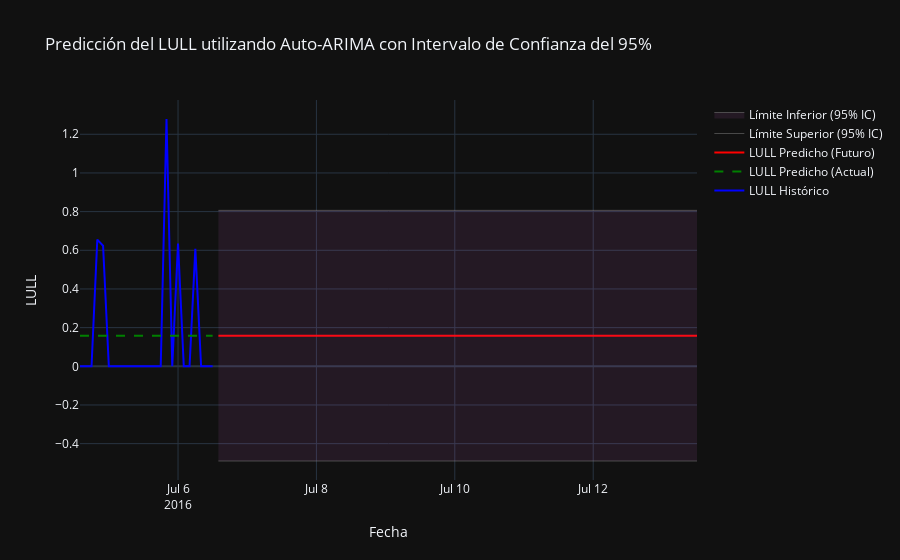

The code cell stored with this chart in its notebook:
### Code cell
import numpy as np
import pandas as pd
import plotly.graph_objects as go
from pmdarima import auto_arima  # Importamos auto_arima
from statsmodels.tsa.stattools import adfuller
from sklearn.metrics import mean_squared_error
from math import sqrt
import warnings
warnings.filterwarnings("ignore")
from datetime import datetime, timedelta

# Cargar datos
data = pd.read_csv("https://huggingface.co/datasets/pkr7098/time-series-forecasting-datasets/resolve/main/ETTh2.csv")
data['date'] = pd.to_datetime(data['date'])
data = data.head(168)
data.set_index('date', inplace=True)
data_2h = data.resample('2H').mean()
hull_data = data_2h[['LULL']].dropna()  # Usamos LULL como en el código anterior

# Split the data into training and test sets (80% train, 20% test)
total_rows = len(hull_data)
train_size = int(total_rows * 0.8)
test_size = total_rows - train_size
train = hull_data['LULL'][:train_size]
test = hull_data['LULL'][train_size:]

# Stationarity Testing (Dickey-Fuller)
def dickey_fuller_test(series, column_name):
    print(f'Resultados de la prueba de Dickey-Fuller para columna: {column_name}')
    dftest = adfuller(series, autolag='AIC')
    dfoutput = pd.Series(dftest[0:4], index=['Test Statistic', 'p-value', 'No Lags Used', 'Número de observaciones utilizadas'])
    for key, value in dftest[4].items():
        dfoutput[f'Critical Value ({key})'] = value
    print(dfoutput)
    if dftest[1] <= 0.05:
        print("Conclusión: Los datos son estacionarios")
    else:
        print("Conclusión: Los datos no son estacionarios")
    return dftest[1]

# Get p-value from test
p_value = dickey_fuller_test(train, "LULL")

# Use the last two days (24 points at 2-hour intervals) for modeling
last_two_days = train[-24:]

# Fit auto_arima model - Optimiza automáticamente p, d, q
model = auto_arima(last_two_days, 
                   seasonal=False,  # No asumimos estacionalidad
                   start_p=0, start_q=0, max_p=5, max_q=5,  # Límites para p y q
                   d=None,  # Deja que auto_arima determine d, pero sabemos que es estacionaria
                   trace=True,  # Muestra el proceso de selección
                   error_action='ignore', 
                   suppress_warnings=True)
model_fit = model.fit(last_two_days)

# Forecast for one week (7 days = 7 * 12 = 84 data points at 2-hour intervals)
forecast_steps = 84
forecast = model.predict(n_periods=forecast_steps)

# Confidence intervals from the fitted model
forecast_obj = model_fit.predict(n_periods=forecast_steps, return_conf_int=True)
forecast, conf_int = forecast_obj[0], forecast_obj[1]
ci_lower = conf_int[:, 0]  # Límite inferior
ci_upper = conf_int[:, 1]  # Límite superior

# Create a date range for the forecast
last_date = last_two_days.index[-1]
forecast_dates = pd.date_range(start=last_date + timedelta(hours=2), periods=forecast_steps, freq='2H')

# Create a DataFrame for the forecast with confidence intervals
forecast_ci_df = pd.DataFrame({
    'LULL_Predicho': forecast,
    'CI_Lower': ci_lower,
    'CI_Upper': ci_upper
}, index=forecast_dates)

# Combine historical and forecast data
historical_pred_df = pd.DataFrame({
    'LULL_Historico': last_two_days,
    'LULL_Predicho': model.predict_in_sample()  # Predicciones en la muestra
})

combined_df = pd.concat([historical_pred_df, forecast_ci_df], axis=0)

# Visualize the results
fig = go.Figure()

# Add historical values
fig.add_trace(go.Scatter(
    x=combined_df.index,
    y=combined_df['LULL_Historico'],
    mode='lines',
    name='LULL Histórico',
    line=dict(color='blue')
))

# Add predicted values for historical data
fig.add_trace(go.Scatter(
    x=combined_df.index[:len(last_two_days)],
    y=combined_df['LULL_Predicho'][:len(last_two_days)],
    mode='lines',
    name='LULL Predicho (Actual)',
    line=dict(color='green', dash='dash')
))

# Add future forecast
fig.add_trace(go.Scatter(
    x=forecast_ci_df.index,
    y=forecast_ci_df['LULL_Predicho'],
    mode='lines',
    name='LULL Predicho (Futuro)',
    line=dict(color='red')
))

# Add 95% confidence interval
fig.add_trace(go.Scatter(
    x=forecast_ci_df.index,
    y=forecast_ci_df['CI_Upper'],
    mode='lines',
    name='Límite Superior (95% IC)',
    line=dict(color='gray', width=0.5)
))

fig.add_trace(go.Scatter(
    x=forecast_ci_df.index,
    y=forecast_ci_df['CI_Lower'],
    mode='lines',
    name='Límite Inferior (95% IC)',
    line=dict(color='gray', width=0.5),
    fill='tonexty',
    fillcolor='rgba(200, 100, 200, 0.1)'
))

# Customize the plot
fig.update_layout(
    title='Predicción del LULL utilizando Auto-ARIMA con Intervalo de Confianza del 95%',
    xaxis_title='Fecha',
    yaxis_title='LULL',
    hovermode='x unified',
    template="plotly_dark",
    showlegend=True
)

# Show the plot
fig.show()

# Calculate error metrics on the test set
pred_test = model.predict(n_periods=len(test))
rmse = sqrt(mean_squared_error(test, pred_test))
mae = np.mean(np.abs(test - pred_test))
print(f"RMSE on test set: {rmse}")
print(f"MAE on test set: {mae}")

# Naive forecast: Use the last value of the training set for all test predictions
naive_forecast = np.full_like(test, test.iloc[0])

# Calculate error metrics for the naive forecast
rmse_naive = sqrt(mean_squared_error(test, naive_forecast))
mae_naive = np.mean(np.abs(test - naive_forecast))

print(f"Naive Forecast RMSE: {rmse_naive}")
print(f"Naive Forecast MAE: {mae_naive}")

# Print maximum and minimum of the series
print(f"Máximo: {hull_data['LULL'].max()}")
print(f"Mínimo: {hull_data['LULL'].min()}")

# Mostrar el orden seleccionado por auto_arima
print(f"Orden ARIMA seleccionado: {model.order}")
